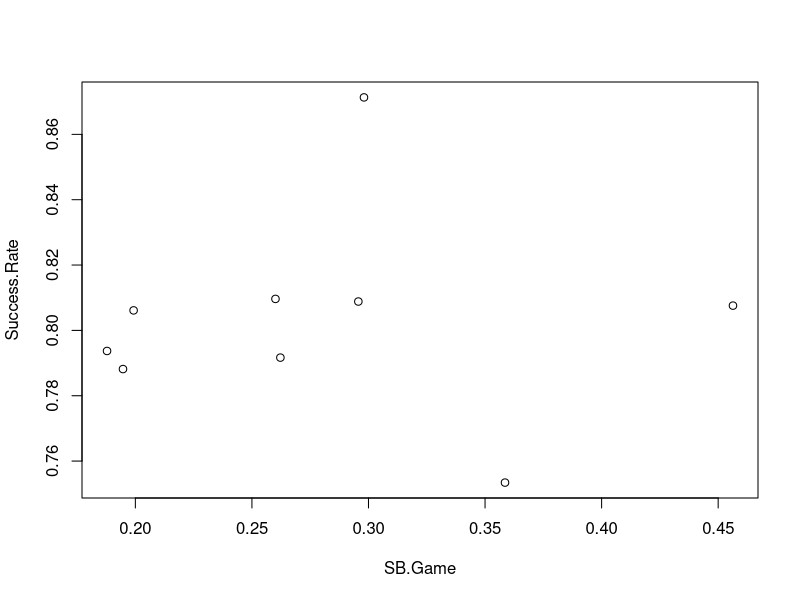

Source code (R):
##############################################
# Excercise 2.1: Top Base Stealers in the Hall of Fame
#
# Needs the table of the 9 players given in the exercise. 
# It gives the career stolen bases, caught stealing, and games for the following players: 
# Ricky Henderson, Lou Brock, Ty Cobb, Eddie Collins, Max Carey, Joe Morgan, Luis Aparicio, Paul Molitor, and Roberto Alomar.
#
##############################################
# part(a): Place the stolen base, caught stealing, and game counts in the vectors SB, CS, G.
SB <- c(1406,938,897,741,738,689,506,504,474)
CS <- c(335,307,212,195,109,162,136,131,114)
G <- c(3081,2616,3034,2826,2476,2649,2599,2683,2379)

# part(b): Compute the number of stolen base attempts and store in the vector SB.Attempt 
SB.Attempt <- SB + CS

# part(c): Compute the success rate for all players.
Success.Rate <- SB / SB.Attempt

# part(d): Compute the number of stolen bases per game.
SB.Game <- SB / G

# part(e): Construct a scatterplot of the stolen bases per game against the success rates.
plot(SB.Game, Success.Rate)
